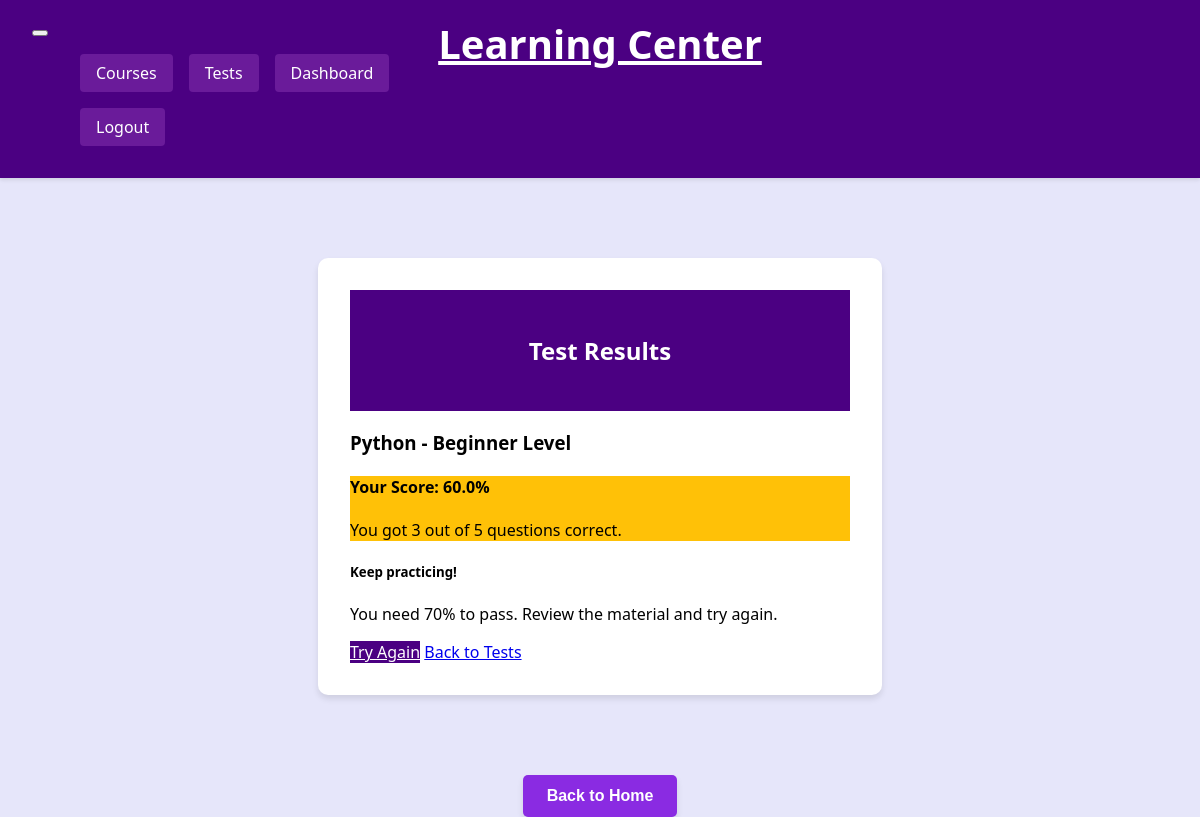
Screenshot of /test/result/2/ (signed in) with the database file from the repository.
### courses/models.py (models this page shows, shortened)
class TestResult(models.Model):
    LEVELS = [
        ('beginner', 'Beginner'),
        ('intermediate', 'Intermediate'),
        ('advanced', 'Advanced')
    ]
    user = models.ForeignKey(User, on_delete=models.CASCADE)
    topic = models.CharField(max_length=100)
    level = models.CharField(max_length=20, choices=LEVELS, default='beginner')  # Changed from integer to CharField
    score = models.DecimalField(max_digits=5, decimal_places=2)
    total_questions = models.IntegerField()
    correct_answers = models.IntegerField()
    completed_at = models.DateTimeField(auto_now_add=True)
    class Meta:
        ordering = ['-completed_at']

### courses/views.py (the view)
# urls.py: path('test/result/<int:test_id>/', views.test_result, name='test_result'),
@login_required
def test_result(request, test_id):
    try:
        test_result = TestResult.objects.get(id=test_id, user=request.user)
        context = {
            'score_percentage': test_result.score,
            'correct_answers': test_result.correct_answers,
            'total_questions': test_result.total_questions,
            'topic': test_result.topic,
            'level': test_result.level,
            'test_result': test_result
        }
        return render(request, 'courses/test_result.html', context)
    except TestResult.DoesNotExist:
        messages.error(request, "Test result not found.")
        return redirect('courses:test_list')

### courses/context_processors.py (called while the page is built)
def user_stats(request):
    if request.user.is_authenticated:
        return {
            'total_courses': Course.objects.filter(author=request.user).count(),
            'total_tests': TestResult.objects.filter(user=request.user).count(),
        }
    return {}

### courses/templates/courses/test_result.html
{% extends 'courses/base.html' %}
{% block content %}
<div class="container mt-5">
    <div class="auth-container">
    <div class="card">
        <div class="card-header bg-primary text-white">
            <h2 class="mb-0">Test Results</h2>
        </div>
        <div class="card-body">
            <h3>{{ topic|title }} - {{ level|title }} Level</h3>
            <div class="alert {% if score_percentage >= 70 %}alert-success{% else %}alert-warning{% endif %} mt-4">
                <h4 class="alert-heading">Your Score: {{ score_percentage|floatformat:1 }}%</h4>
                <p class="mb-0">You got {{ correct_answers }} out of {{ total_questions }} questions correct.</p>
            </div>
            {% if score_percentage >= 70 %}
                <div class="text-success mt-3">
                    <h5>🎉 Congratulations! You passed the test!</h5>
                    <p>Great job demonstrating your knowledge of {{ topic }}!</p>
                </div>
            {% else %}
                <div class="text-warning mt-3">
                    <h5>Keep practicing!</h5>
                    <p>You need 70% to pass. Review the material and try again.</p>
                </div>
            {% endif %}
            <div class="mt-4">
                <a href="{% url 'courses:test_list' %}?topic={{ topic }}&difficulty={{ level }}"
                   class="btn btn-primary me-2">Try Again</a>
                <a href="{% url 'courses:test_list' %}"
                   class="btn btn-secondary">Back to Tests</a>
            </div>
        </div>
        </div>
    </div>
</div>
{% endblock %}

### courses/static/courses/style.css (style rules this page uses)
:root { --primary-light: #e6e6fa; --primary-dark: #4b0082; --accent-light: #f8f8ff; --accent-dark: #2b0047; --text-light: #ffffff; --text-dark: #000000; --success: #28a745; --warning: #ffc107; --danger: #dc3545; --nav-button: #6a1b9a; }
body { background-color: var(--primary-light); color: var(--text-dark); font-family: 'Segoe UI', Tahoma, Geneva, Verdana, sans-serif; margin: 0; padding: 0; }
.card { background-color: var(--text-light); border: none; box-shadow: 0 4px 6px rgba(0, 0, 0, 0.1); transition: transform 0.2s; }
.card-header { background-color: var(--primary-dark); color: var(--text-light); }
.auth-container { max-width: 500px; margin: 5rem auto; padding: 2rem; background-color: var(--text-light); border-radius: 10px; box-shadow: 0 4px 6px rgba(0, 0, 0, 0.1); }
.auth-container .card { border: none; box-shadow: none; }
.auth-container .card-header { text-align: center; padding: 1.5rem; }
.btn-primary { background-color: var(--primary-dark); border-color: var(--primary-dark); color: var(--text-light); }
.alert-warning { background-color: var(--warning); color: var(--text-dark); }

### rows the page displays
TestResult: topic "Python", level "Beginner", score "60.0"

### other values shown
{{ correct_answers }} "3"
{{ total_questions }} "5"
